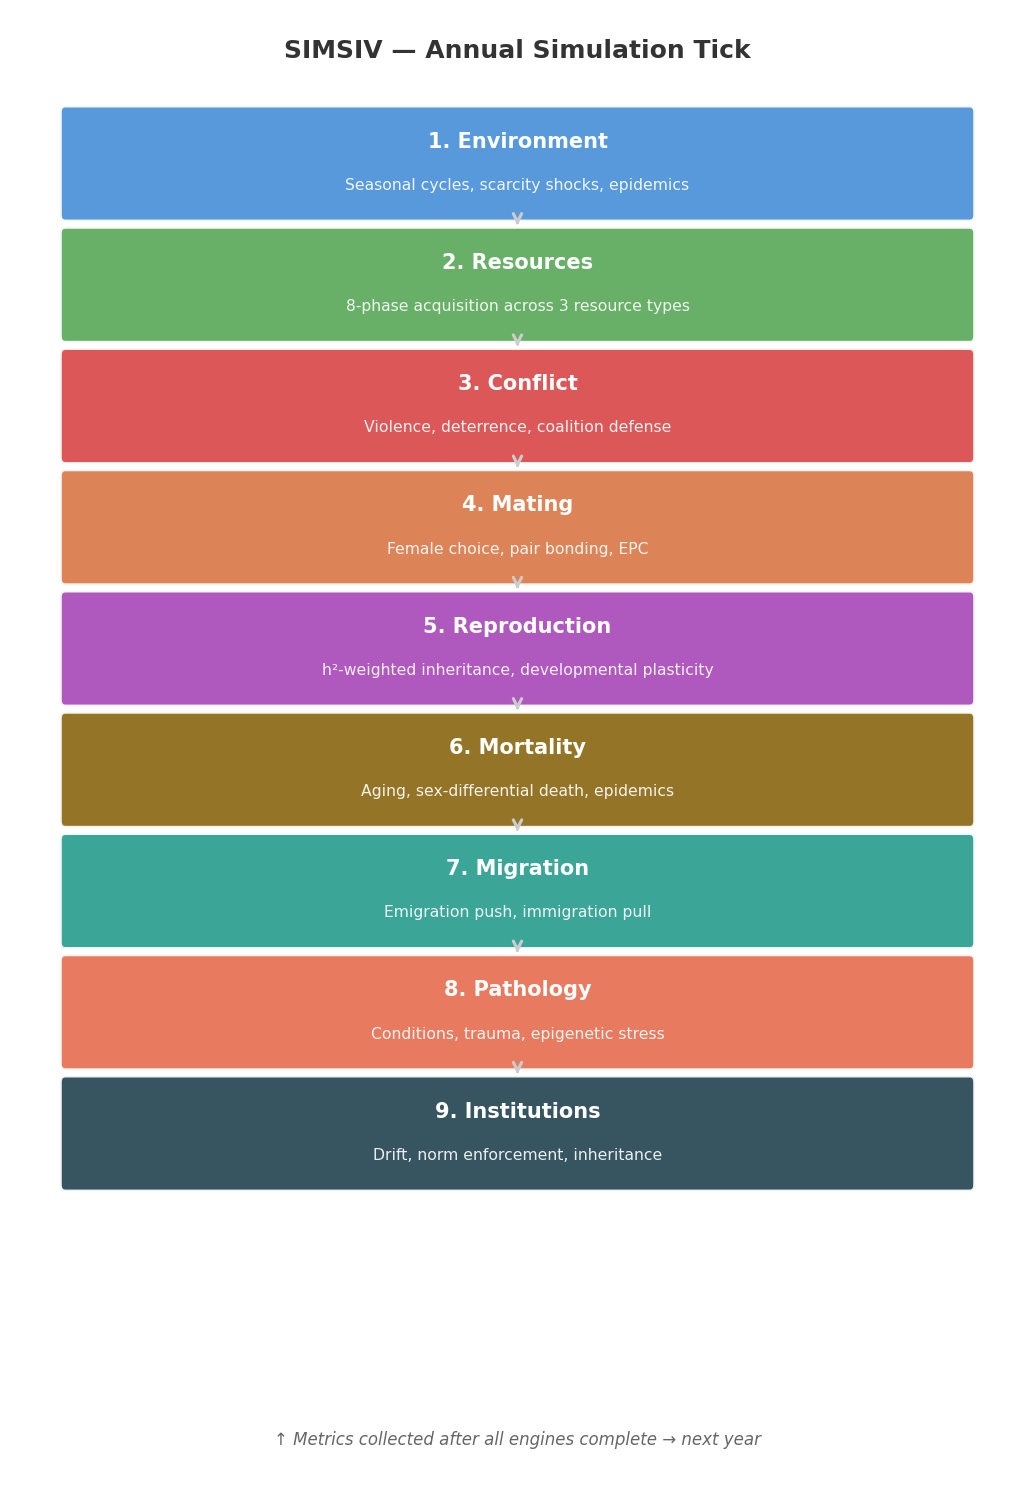

The Python source for this figure:
"""Figure 1: SIMSIV Annual Tick Architecture."""
import matplotlib.pyplot as plt
import matplotlib.patches as mpatches

fig, ax = plt.subplots(figsize=(7, 10))
ax.set_xlim(0, 10)
ax.set_ylim(0, 12)
ax.axis('off')

engines = [
    ("1. Environment",    "Seasonal cycles, scarcity shocks, epidemics",      "#4A90D9"),
    ("2. Resources",      "8-phase acquisition across 3 resource types",       "#5BA85B"),
    ("3. Conflict",       "Violence, deterrence, coalition defense",            "#D94A4A"),
    ("4. Mating",         "Female choice, pair bonding, EPC",                  "#D97A4A"),
    ("5. Reproduction",   "h\u00b2-weighted inheritance, developmental plasticity", "#A84AB8"),
    ("6. Mortality",      "Aging, sex-differential death, epidemics",          "#8B6914"),
    ("7. Migration",      "Emigration push, immigration pull",                 "#2A9D8F"),
    ("8. Pathology",      "Conditions, trauma, epigenetic stress",             "#E76F51"),
    ("9. Institutions",   "Drift, norm enforcement, inheritance",              "#264653"),
]

box_h = 0.85
gap   = 0.15
start = 11.2

for i, (title, subtitle, color) in enumerate(engines):
    y = start - i * (box_h + gap)
    rect = mpatches.FancyBboxPatch(
        (0.5, y - box_h), 9, box_h,
        boxstyle="round,pad=0.05",
        facecolor=color, edgecolor='white', linewidth=1.5, alpha=0.92
    )
    ax.add_patch(rect)
    ax.text(5, y - box_h/2 + 0.18, title,
            ha='center', va='center', fontsize=10,
            fontweight='bold', color='white')
    ax.text(5, y - box_h/2 - 0.18, subtitle,
            ha='center', va='center', fontsize=7.5,
            color='white', alpha=0.9)
    if i < len(engines) - 1:
        arrow_y = y - box_h - 0.02
        ax.annotate("", xy=(5, arrow_y - gap + 0.05),
                    xytext=(5, arrow_y),
                    arrowprops=dict(arrowstyle="->", color="#cccccc", lw=1.5))

ax.text(5, 11.7, "SIMSIV \u2014 Annual Simulation Tick",
        ha='center', va='center', fontsize=12, fontweight='bold', color='#333333')
ax.text(5, 0.25, "\u2191 Metrics collected after all engines complete \u2192 next year",
        ha='center', va='center', fontsize=8, color='#666666', style='italic')

plt.tight_layout()
plt.savefig("docs/figures/fig1_tick_architecture.png",
            dpi=150, bbox_inches='tight', facecolor='white')
plt.close()
print("Figure 1 saved.")
